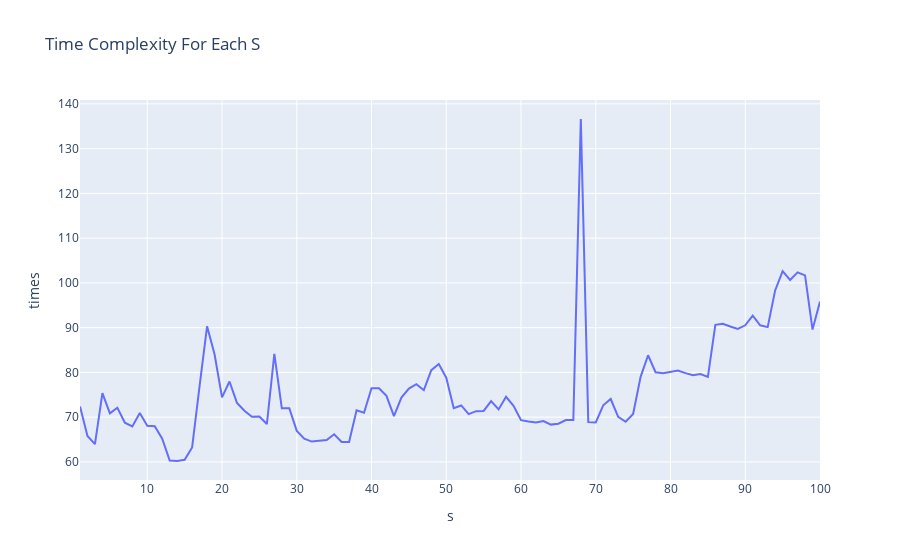

Here is the notebook cell this chart was saved with:
### Code cell
# optimal S for 10,000,000
s = list(range(1, 101))
df = pd.DataFrame({"times":t, "keys" : keys, "s":s})
fig = px.line(df, x="s", y="times", title='Time Complexity For Each S')
fig.show()

### Figure 1 — Plotly figure (JSON) as saved in the notebook; plotly's stock layout.template omitted (floating-point values rounded to 4 significant figures)
{"data": [{"hovertemplate": "s=%{x}<br>times=%{y}<extra></extra>", "legendgroup": "", "line": {"color": "#636efa", "dash": "solid"}, "marker": {"symbol": "circle"}, "mode": "lines", "name": "", "orientation": "v", "showlegend": false, "type": "scatter", "x": [1, 2, 3, 4, 5, 6, 7, 8, 9, 10, 11, 12, 13, 14, 15, 16, 17, 18, 19, 20, 21, 22, 23, 24, 25, 26, 27, 28, 29, 30, 31, 32, 33, 34, 35, 36, 37, 38, 39, 40, 41, 42, 43, 44, 45, 46, 47, 48, 49, 50, 51, 52, 53, 54, 55, 56, 57, 58, 59, 60, 61, 62, 63, 64, 65, 66, 67, 68, 69, 70, 71, 72, 73, 74, 75, 76, 77, 78, 79, 80, 81, 82, 83, 84, 85, 86, 87, 88, 89, 90, 91, 92, 93, 94, 95, 96, 97, 98, 99, 100], "xaxis": "x", "y": [72.39, 65.78, 63.98, 75.37, 70.85, 72.12, 68.75, 67.93, 70.92, 68.09, 67.96, 65.2, 60.3, 60.2, 60.49, 63.23, 76.97, 90.3, 84.05, 74.42, 77.97, 73.2, 71.43, 70.08, 70.16, 68.47, 84.15, 72.02, 72.02, 66.93, 65.18, 64.55, 64.72, 64.89, 66.19, 64.47, 64.45, 71.56, 71, 76.46, 76.45, 74.77, 70.24, 74.37, 76.38, 77.37, 76.03, 80.5, 81.86, 78.83, 72.01, 72.62, 70.68, 71.34, 71.4, 73.58, 71.73, 74.55, 72.55, 69.34, 69.01, 68.79, 69.12, 68.34, 68.54, 69.36, 69.39, 136.6, 68.89, 68.82, 72.65, 74.06, 70.05, 68.97, 70.69, 79.02, 83.84, 80.03, 79.84, 80.08, 80.42, 79.85, 79.38, 79.65, 79, 90.63, 90.89, 90.26, 89.74, 90.52, 92.68, 90.54, 90.12, 98.33, 102.6, 100.7, 102.4, 101.7, 89.58, 95.83], "yaxis": "y"}], "layout": {"legend": {"tracegroupgap": 0}, "title": {"text": "Time Complexity For Each S"}, "xaxis": {"anchor": "y", "domain": [0, 1], "title": {"text": "s"}}, "yaxis": {"anchor": "x", "domain": [0, 1], "title": {"text": "times"}}}}
